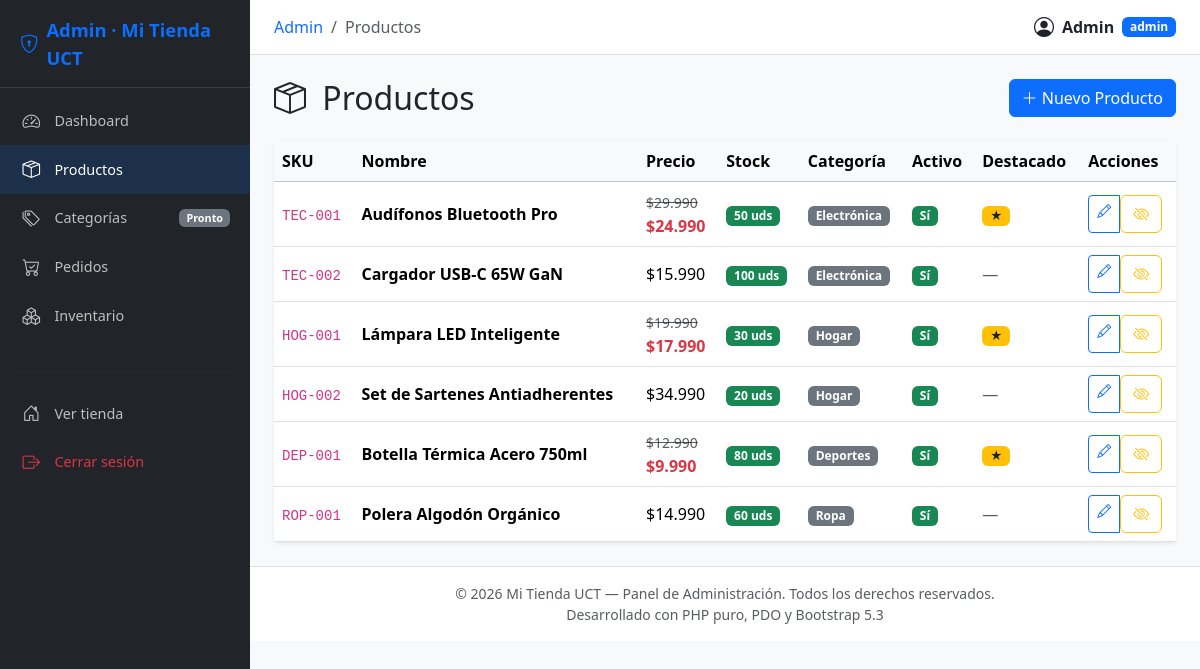
The page /admin/productos.php (signed in) on the database its author committed.
### tables this page shows
CREATE TABLE productos (
    id                  INT AUTO_INCREMENT PRIMARY KEY,
    sku                 VARCHAR(50)     NOT NULL UNIQUE COMMENT 'Stock Keeping Unit - código interno del producto',
    nombre              VARCHAR(255)    NOT NULL,
    descripcion         TEXT            DEFAULT NULL,
    precio              DECIMAL(10,2)   NOT NULL COMMENT 'Precio normal en CLP (ej: 29990.00)',
    precio_descuento    DECIMAL(10,2)   DEFAULT NULL COMMENT 'Precio con oferta (NULL = sin descuento)',
    categoria_id        INT             NOT NULL,
    activo              TINYINT(1)      NOT NULL DEFAULT 1,
    destacado           TINYINT(1)      NOT NULL DEFAULT 0 COMMENT 'Producto destacado en homepage',
    slug                VARCHAR(255)    NOT NULL UNIQUE COMMENT 'URL amigable: nombre-del-producto',
    fecha_creacion      DATETIME        NOT NULL DEFAULT NOW(),
    FOREIGN KEY (categoria_id) REFERENCES categorias(id) ON DELETE RESTRICT ON UPDATE CASCADE,
    INDEX idx_productos_categoria (categoria_id),
    INDEX idx_productos_activo (activo),
    INDEX idx_productos_destacado (destacado)
);

CREATE TABLE inventario (
    id                  INT AUTO_INCREMENT PRIMARY KEY,
    producto_id         INT         NOT NULL UNIQUE,
    cantidad            INT         NOT NULL DEFAULT 0 COMMENT 'Stock disponible actual',
    cantidad_reservada  INT         NOT NULL DEFAULT 0 COMMENT 'Stock apartado por carritos/órdenes en progreso',
    umbral_alerta       INT         NOT NULL DEFAULT 5 COMMENT 'Cantidad mínima antes de alertar reposición',
    FOREIGN KEY (producto_id) REFERENCES productos(id) ON DELETE CASCADE ON UPDATE CASCADE,
    INDEX idx_inventario_alerta (cantidad, umbral_alerta),
    CHECK (cantidad >= 0),
    CHECK (cantidad_reservada >= 0)
);

CREATE TABLE categorias (
    id              INT AUTO_INCREMENT PRIMARY KEY,
    nombre          VARCHAR(100)    NOT NULL UNIQUE,
    descripcion     TEXT            DEFAULT NULL COMMENT 'Descripción visible para el cliente',
    activa          TINYINT(1)      NOT NULL DEFAULT 1,
    orden           INT             NOT NULL DEFAULT 0 COMMENT 'Orden de visualización (menor = primero)',
    INDEX idx_categorias_activa (activa),
    INDEX idx_categorias_orden (orden)
);

### includes/funciones.php (called while the page is built, shortened)
<?php
function escapar($texto): string
{
    return htmlspecialchars((string) $texto, ENT_QUOTES, 'UTF-8');
}
function formato_precio($cantidad): string
{
    return '$' . number_format((float) $cantidad, 0, ',', '.');
}

### admin/productos.php (the view, shortened to what this page needs)
<?php
require_once __DIR__ . '/../includes/funciones.php';
$pdo = getDB();
$accion = $_GET['accion'] ?? 'listar';
$categorias = $pdo->query("
    SELECT id, nombre FROM categorias WHERE activa = 1 ORDER BY nombre ASC
")->fetchAll();
$producto_editar = null;
$pagina     = isset($_GET['pagina']) ? max(1, (int) $_GET['pagina']) : 1;
$por_pagina = 15;
$offset     = ($pagina - 1) * $por_pagina;
$stmt = $pdo->prepare("
    SELECT p.*, c.nombre as categoria_nombre,
           inv.cantidad as stock, inv.umbral_alerta
    FROM productos p
    LEFT JOIN categorias c ON c.id = p.categoria_id
    LEFT JOIN inventario inv ON inv.producto_id = p.id
    ORDER BY p.fecha_creacion DESC
    LIMIT :limite OFFSET :offset
");
$stmt->bindValue(':limite', $por_pagina, PDO::PARAM_INT);
$stmt->bindValue(':offset', $offset, PDO::PARAM_INT);
$stmt->execute();
$productos = $stmt->fetchAll();
require_once __DIR__ . '/admin_header.php';
?>
<div class="d-flex justify-content-between align-items-center mb-4">
    <h2 class="mb-0">
        <i class="bi bi-box-seam me-2"></i>
        <?php if ($accion === 'crear'): ?>
            Nuevo Producto
        <?php elseif ($accion === 'editar'): ?>
            Editar Producto
        <?php else: ?>
            Productos
        <?php endif; ?>
    </h2>
    <?php if ($accion === 'listar'): ?>
        <a href="?accion=crear" class="btn btn-primary">
            <i class="bi bi-plus-lg"></i> Nuevo Producto
        </a>
    <?php else: ?>
        <a href="<?= SITE_URL ?>/admin/productos.php" class="btn btn-outline-secondary">
            <i class="bi bi-arrow-left"></i> Volver al listado
        </a>
    <?php endif; ?>
</div>
<?php if ($accion === 'crear' || $accion === 'editar'): ?>
<!-- ============================================================
     FORMULARIO: Crear / Editar Producto
     ============================================================ -->
<div class="card shadow-sm border-0">
    <div class="card-body p-4">
        <form method="POST" action="productos.php">
            <input type="hidden" name="csrf_token" value="<?= csrf_token() ?>">
            <input type="hidden" name="accion" value="guardar">
            <?php if ($producto_editar): ?>
                <input type="hidden" name="id" value="<?= (int) $producto_editar['id'] ?>">
            <?php endif; ?>
            <div class="row g-3">
                <div class="col-md-4">
                    <label for="sku" class="form-label fw-semibold">SKU *</label>
                    <input type="text"
                           id="sku"
                           name="sku"
                           class="form-control"
                           required
                           placeholder="Ej: TEC-003"
                           value="<?= escapar($producto_editar['sku'] ?? '') ?>">
                    <div class="form-text">Código único del producto (Stock Keeping Unit).</div>
                </div>
                <div class="col-md-8">
                    <label for="nombre" class="form-label fw-semibold">Nombre *</label>
                    <input type="text"
                           id="nombre"
                           name="nombre"
                           class="form-control"
                           required
                           placeholder="Ej: Teclado Mecánico RGB"
                           value="<?= escapar($producto_editar['nombre'] ?? '') ?>">
                </div>
                <div class="col-12">
                    <label for="descripcion" class="form-label fw-semibold">Descripción</label>
                    <textarea id="descripcion"
                              name="descripcion"
                              class="form-control"
                              rows="4"
                              placeholder="Descripción detallada del producto..."><?= escapar($producto_editar['descripcion'] ?? '') ?></textarea>
                </div>
                <div class="col-md-4">
                    <label for="precio" class="form-label fw-semibold">Precio *</label>
                    <div class="input-group">
                        <span class="input-group-text">$</span>
                        <input type="number"
                               id="precio"
                               name="precio"
                               class="form-control"
                               required
                               min="1"
                               step="0.01"
                               placeholder="29990"
                               value="<?= escapar($producto_editar['precio'] ?? '') ?>">
                    </div>
                </div>
                <div class="col-md-4">
                    <label for="precio_descuento" class="form-label fw-semibold">Precio con descuento</label>
                    <div class="input-group">
                        <span class="input-group-text">$</span>
                        <input type="number"
                               id="precio_descuento"
                               name="precio_descuento"
                               class="form-control"
                               min="1"
                               step="0.01"
                               placeholder="24990 (opcional)"
                               value="<?= escapar($producto_editar['precio_descuento'] ?? '') ?>">
                    </div>
                    <div class="form-text">Dejar vacío si no tiene descuento.</div>
                </div>
                <div class="col-md-4">
                    <label for="categoria_id" class="form-label fw-semibold">Categoría *</label>
                    <select id="categoria_id" name="categoria_id" class="form-select" required>
                        <option value="">Seleccionar categoría...</option>
                        <?php foreach ($categorias as $cat): ?>
                            <?php $selected = (isset($producto_editar) && (int) $producto_editar['categoria_id'] === (int) $cat['id']) ? 'selected' : ''; ?>
                            <option value="<?= (int) $cat['id'] ?>" <?= $selected ?>>
                                <?= escapar($cat['nombre']) ?>
                            </option>
                        <?php endforeach; ?>
                    </select>
                </div>
                <div class="col-md-3">
                    <div class="form-check form-switch mt-2">
                        <input class="form-check-input"
                               type="checkbox"
                               id="activo"
                               name="activo"
                               value="1"
                               <?= (isset($producto_editar) && $producto_editar['activo']) ? 'checked' : '' ?>
                               <?= !isset($producto_editar) ? 'checked' : '' ?>>
                        <label class="form-check-label fw-semibold" for="activo">
                            Producto activo
                        </label>
                        <div class="form-text">Visible en la tienda.</div>
                    </div>
                </div>
                <div class="col-md-3">
                    <div class="form-check form-switch mt-2">
                        <input class="form-check-input"
                               type="checkbox"
                               id="destacado"
                               name="destacado"
                               value="1"
                               <?= (isset($producto_editar) && $producto_editar['destacado']) ? 'checked' : '' ?>>
                        <label class="form-check-label fw-semibold" for="destacado">
                            Producto destacado
                        </label>
                        <div class="form-text">Mostrar en la página principal.</div>
                    </div>
                </div>
            </div>
            <div class="mt-4 d-flex gap-2">
                <button type="submit" class="btn btn-primary">
                    <i class="bi bi-save me-1"></i>
                    <?= isset($producto_editar) ? 'Actualizar Producto' : 'Crear Producto' ?>
                </button>
                <a href="<?= SITE_URL ?>/admin/productos.php" class="btn btn-outline-secondary">
                    Cancelar
                </a>
            </div>
        </form>
    </div>
</div>
<?php else: ?>
<div class="card shadow-sm border-0">
    <div class="card-body p-0">
        <?php if (empty($productos)): ?>
            <div class="text-center py-5 text-muted">
                <i class="bi bi-inbox" style="font-size: 3rem;"></i>
                <p class="mt-2 mb-0">No hay productos registrados.</p>
                <a href="?accion=crear" class="btn btn-primary mt-3">
                    <i class="bi bi-plus-lg"></i> Crear primer producto
                </a>
            </div>
        <?php else: ?>
            <div class="table-responsive">
                <table class="table table-hover align-middle mb-0">
                    <thead class="table-light">
                        <tr>
                            <th>SKU</th>
                            <th>Nombre</th>
                            <th>Precio</th>
                            <th>Stock</th>
                            <th>Categoría</th>
                            <th>Activo</th>
                            <th>Destacado</th>
                            <th>Acciones</th>
                        </tr>
                    </thead>
                    <tbody>
                        <?php foreach ($productos as $prod): ?>
                        <tr>
                            <td>
                                <code><?= escapar($prod['sku']) ?></code>
                            </td>
                            <td>
                                <strong><?= escapar($prod['nombre']) ?></strong>
                            </td>
                            <td>
                                <?php if (!empty($prod['precio_descuento'])): ?>
                                    <span class="text-decoration-line-through text-muted small">
                                        <?= formato_precio($prod['precio']) ?>
                                    </span>
                                    <br>
                                    <span class="text-danger fw-bold">
                                        <?= formato_precio($prod['precio_descuento']) ?>
                                    </span>
                                <?php else: ?>
                                    <?= formato_precio($prod['precio']) ?>
                                <?php endif; ?>
                            </td>
                            <td>
                                <?php
                                $stock = (int) ($prod['stock'] ?? 0);
                                $umbral = (int) ($prod['umbral_alerta'] ?? 5);
                                if ($stock <= 0):
                                ?>
                                    <span class="badge bg-danger">Agotado</span>
                                <?php elseif ($stock < $umbral): ?>
                                    <span class="badge bg-warning text-dark"><?= $stock ?> uds</span>
                                <?php else: ?>
                                    <span class="badge bg-success"><?= $stock ?> uds</span>
                                <?php endif; ?>
                            </td>
                            <td>
                                <span class="badge bg-secondary">
                                    <?= escapar($prod['categoria_nombre'] ?? 'Sin categoría') ?>
                                </span>
                            </td>
                            <td>
                                <?php if ($prod['activo']): ?>
                                    <span class="badge bg-success">Sí</span>
                                <?php else: ?>
                                    <span class="badge bg-danger">No</span>
                                <?php endif; ?>
                            </td>
                            <td>
                                <?php if ($prod['destacado']): ?>
                                    <span class="badge bg-warning text-dark">★</span>
                                <?php else: ?>
                                    <span class="text-muted">—</span>
                                <?php endif; ?>
                            </td>
                            <td>
                                <div class="btn-group btn-group-sm">
                                    <a href="?accion=editar&id=<?= (int) $prod['id'] ?>"
                                       class="btn btn-outline-primary"
                                       title="Editar producto">
                                        <i class="bi bi-pencil"></i>
                                    </a>
                                    <form method="POST" action="productos.php"
                                          style="display:inline;"
                                          onsubmit="return confirm('¿<?= $prod['activo'] ? 'Desactivar' : 'Activar' ?> este producto?');">
                                        <button type="submit"
                                                class="btn btn-outline-<?= $prod['activo'] ? 'warning' : 'success' ?>"
                                                title="<?= $prod['activo'] ? 'Desactivar' : 'Activar' ?> producto">
                                            <i class="bi bi-<?= $prod['activo'] ? 'eye-slash' : 'eye' ?>"></i>
                                        </button>
                                    </form>
                                </div>
                            </td>
                        </tr>
                        <?php endforeach; ?>
                    </tbody>
                </table>
            </div>
        <?php endif; ?>
    </div>
</div>
<?php endif; ?>
<?php
require_once __DIR__ . '/admin_footer.php';
?>

### admin/admin_header.php (style rules this page uses)
:root { --sidebar-width: 250px; }

### rows shown on the page
productos: sku "TEC-001", nombre "Audífonos Bluetooth Pro", precio "$29.990", precio_descuento "$24.990", inventario.cantidad "50", categoria.nombre "Electrónica", activo "Sí"
productos: sku "TEC-002", nombre "Cargador USB-C 65W GaN", precio "$15.990", inventario.cantidad "100", categoria.nombre "Electrónica", activo "Sí"
productos: sku "HOG-001", nombre "Lámpara LED Inteligente", precio "$19.990", precio_descuento "$17.990", inventario.cantidad "30", categoria.nombre "Hogar", activo "Sí"
productos: sku "HOG-002", nombre "Set de Sartenes Antiadherentes", precio "$34.990", inventario.cantidad "20", categoria.nombre "Hogar", activo "Sí"
productos: sku "DEP-001", nombre "Botella Térmica Acero 750ml", precio "$12.990", precio_descuento "$9.990", inventario.cantidad "80", categoria.nombre "Deportes", activo "Sí"
productos: sku "ROP-001", nombre "Polera Algodón Orgánico", precio "$14.990", inventario.cantidad "60", categoria.nombre "Ropa", activo "Sí"

### other values the page prints
SITE_NAME "Mi Tienda UCT"
$titulos[$pagina_actual] "Productos"
escapar($_SESSION['usuario_nombre'] ?? 'Admin') "Admin"
